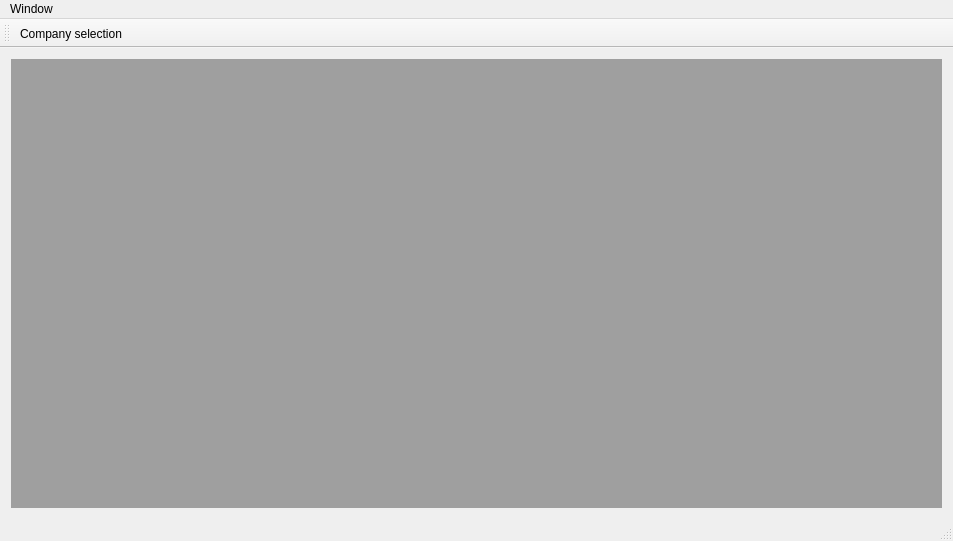
<?xml version="1.0" encoding="UTF-8"?>
<ui version="4.0">
 <class>MainWindow</class>
 <widget class="QMainWindow" name="MainWindow">
  <property name="geometry">
   <rect>
    <x>0</x>
    <y>0</y>
    <width>953</width>
    <height>541</height>
   </rect>
  </property>
  <property name="windowTitle">
   <string>MainWindow</string>
  </property>
  <widget class="QWidget" name="centralWidget">
   <layout class="QGridLayout" name="gridLayout">
    <item row="0" column="0">
     <widget class="QMdiArea" name="mdiArea"/>
    </item>
   </layout>
  </widget>
  <widget class="QMenuBar" name="menuBar">
   <property name="geometry">
    <rect>
     <x>0</x>
     <y>0</y>
     <width>953</width>
     <height>21</height>
    </rect>
   </property>
   <widget class="QMenu" name="menuMenu">
    <property name="title">
     <string>Window</string>
    </property>
    <addaction name="actionCompany_selection"/>
   </widget>
   <addaction name="menuMenu"/>
  </widget>
  <widget class="QToolBar" name="mainToolBar">
   <attribute name="toolBarArea">
    <enum>TopToolBarArea</enum>
   </attribute>
   <attribute name="toolBarBreak">
    <bool>false</bool>
   </attribute>
   <addaction name="actionCompany_selection"/>
  </widget>
  <widget class="QStatusBar" name="statusBar"/>
  <action name="actionCompany_selection">
   <property name="icon">
    <iconset resource="uvm.qrc">
     <normaloff>:/resource/images/icons8-company-48.png</normaloff>:/resource/images/icons8-company-48.png</iconset>
   </property>
   <property name="text">
    <string>Company selection </string>
   </property>
  </action>
 </widget>
 <layoutdefault spacing="6" margin="11"/>
 <resources>
  <include location="uvm.qrc"/>
 </resources>
 <connections/>
</ui>
